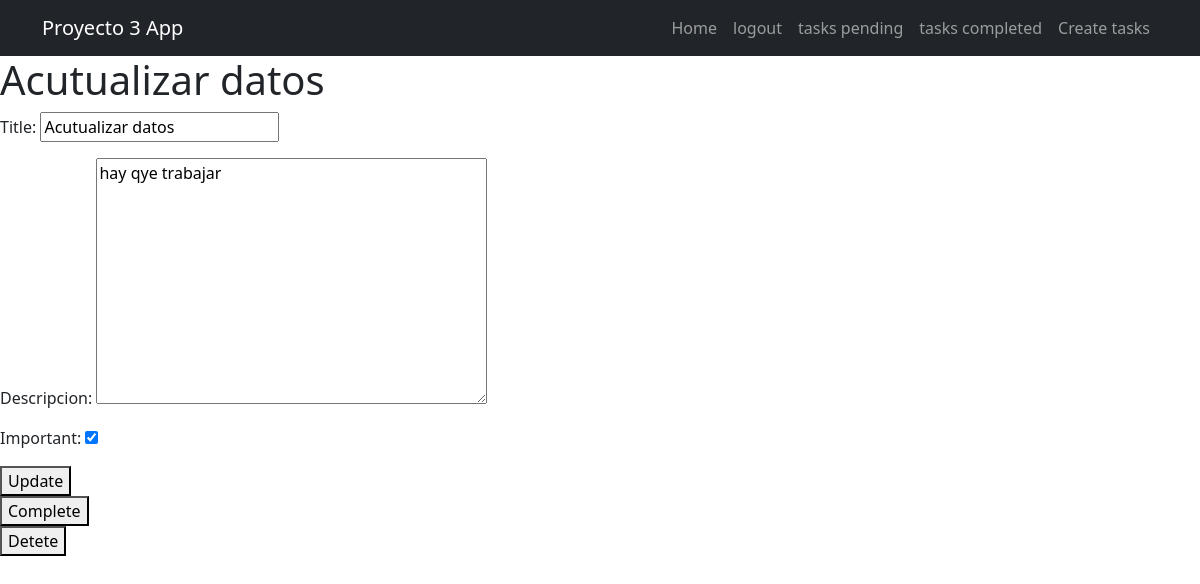
The app's page /tasks/6/ (signed in) with its own data.
### tasks/models.py (models this page shows, shortened)
class Task(models.Model):
    title = models.CharField(max_length=100)
    descripcion = models.TextField(blank=True)
    created = models.DateTimeField(auto_now_add=True)
    detacompleted = models.DateTimeField(null=True)
    important = models.BooleanField(default=False)
    user = models.ForeignKey(User, on_delete=models.CASCADE)

### tasks/views.py (the view, shortened to what this page needs)
# urls.py: path('tasks/<int:task_id>/', views.task_detail, name='task_datail'),
@login_required
def task_detail(request, task_id):
    if request.method == 'GET':
        task = get_object_or_404(Task, pk=task_id, user=request.user)
        form = TasksForm(instance=task)
        return render(request, 'task_detail.html', {'task': task,'form': form})

### tasks/forms.py
class TasksForm(ModelForm):
    class Meta:
        model = Task
        fields = ['title', 'descripcion', 'important']

### tasks/templates/task_detail.html (shortened to what this page needs)
{% extends 'base.html' %}
{% block content %}
    <h1>{{task.title}}</h1>
    <form method="POST">
        {{form.as_p}}
        <button>
            Update
        </button>
    </form>
    <form action="{% url 'complete_task' task.id %}" method="POST">
        <button>
            Complete
        </button>
    </form>
    <form action="{% url 'delete_task' task.id %}" method="POST">
        <button>
            Detete
        </button>
    </form>
{% endblock  %}

### records on screen
Task: title "Acutualizar datos", descripcion "hay qye trabajar", important "☑"
